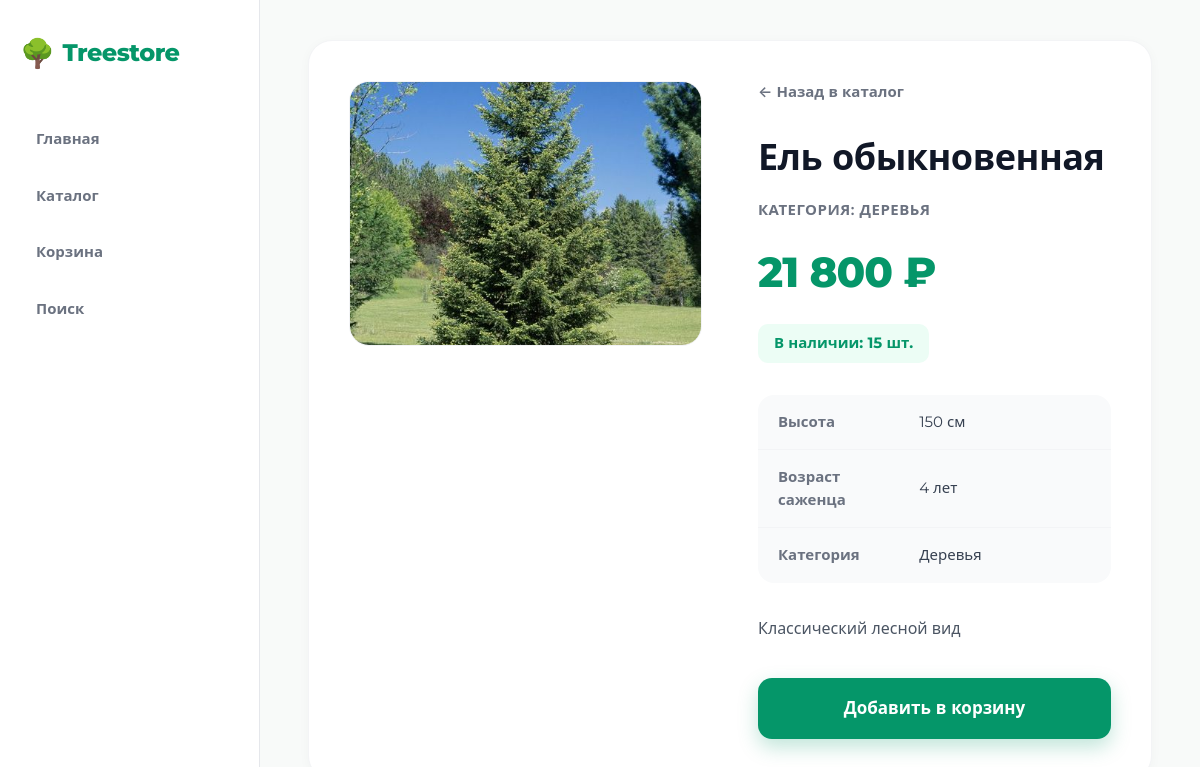
The app's page /product/2, older data.
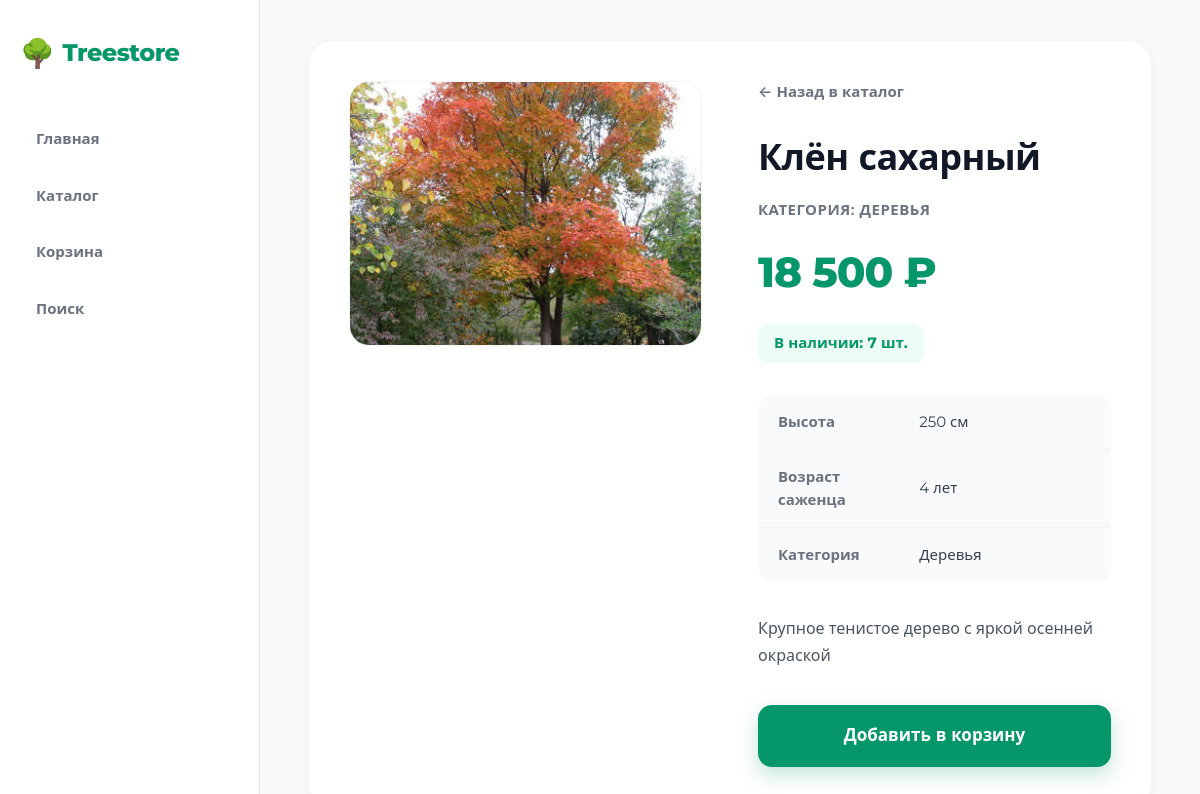
The same page, newer data.
### models.py (models this page shows)
class Product(Base):
    __tablename__ = "products"
    id: Mapped[int] = mapped_column(primary_key=True)
    category_id: Mapped[int] = mapped_column(ForeignKey("categories.id"))
    name: Mapped[str] = mapped_column(Text)
    slug: Mapped[str] = mapped_column(Text, unique=True)
    description: Mapped[str | None] = mapped_column(Text)
    price: Mapped[Decimal] = mapped_column(Numeric(10, 2))
    stock: Mapped[int] = mapped_column(Integer, default=0)
    height_cm: Mapped[int | None] = mapped_column(Integer)
    age_years: Mapped[int | None] = mapped_column(Integer)
    image_url: Mapped[str | None] = mapped_column(Text)
    is_active: Mapped[bool] = mapped_column(Boolean, default=True)
    created_at: Mapped[datetime] = mapped_column(DateTime, server_default=func.now())
    category: Mapped["Category"] = relationship(back_populates="products")

class Category(Base):
    __tablename__ = "categories"
    id: Mapped[int] = mapped_column(primary_key=True)
    name: Mapped[str] = mapped_column(Text, unique=True)
    slug: Mapped[str] = mapped_column(Text, unique=True)
    description: Mapped[str | None] = mapped_column(Text)
    products: Mapped[list["Product"]] = relationship(back_populates="category")

### main.py (the view)
@app.get("/product/{product_id}")
def product_page(product_id: int, request: Request, db: Session = Depends(get_db)):
    product = db.get(Product, product_id)
    if not product:
        return RedirectResponse("/catalog", status_code=303)
    similar = (db.query(Product)
               .filter(Product.id != product.id, Product.is_active == True)
               .filter(Product.category_id == product.category_id)
               .limit(4).all())
    return templates.TemplateResponse(
        request=request, name="product.html",
        context={"product": product, "similar": similar,
                 "category": db.get(Category, product.category_id)},
    )

### templates/product.html (shortened to what this page needs)
{% extends "base.html" %}
{% block content %}
<div class="product-page">
    <div class="product-gallery">
        {% if product.image_url %}
            <img src="{{ product.image_url }}" alt="{{ product.name }}" class="product-main-img">
        {% else %}
            <img src="/static/image/placeholder.jpg" alt="{{ product.name }}" class="product-main-img">
        {% endif %}
    </div>
    <div class="product-info-block">
        <a href="/catalog" class="back-link">← Назад в каталог</a>
        <h1 class="product-title">{{ product.name }}</h1>
        {% if category %}
            <div class="product-category">Категория: {{ category.name }}</div>
        {% endif %}
        <div class="product-price">
            {{ "{:,.0f}".format(product.price).replace(",", " ") }} ₽
        </div>
        <div class="product-stock {% if product.stock <= 0 %}out{% endif %}">
            {% if product.stock > 0 %}
                В наличии: {{ product.stock }} шт.
            {% else %}
                Нет в наличии
            {% endif %}
        </div>
        {% if product.height_cm or product.age_years %}
        <table class="product-specs">
            {% if product.height_cm %}
                <tr><td>Высота</td><td>{{ product.height_cm }} см</td></tr>
            {% endif %}
            {% if product.age_years %}
                <tr><td>Возраст саженца</td><td>{{ product.age_years }} лет</td></tr>
            {% endif %}
            {% if category %}
                <tr><td>Категория</td><td>{{ category.name }}</td></tr>
            {% endif %}
        </table>
        {% endif %}
        {% if product.description %}
            <p class="product-desc">{{ product.description }}</p>
        {% endif %}
        <a href="/add-to-cart/{{ product.id }}" class="btn-buy-lg">Добавить в корзину</a>
    </div>
</div>
{% endblock %}

### templates/base.html (shortened to what this page needs)
<!DOCTYPE html>
<html lang="ru">
<head>
    <link rel="stylesheet" href="/static/style1.css">
</head>
<body>
    <div class="app">
        <aside class="sidebar">
            <a href="/" class="logo" style="text-decoration: none;">Treestore</a>
            <nav class="menu">
                <a href="/" class="menu-item">Главная</a>
                <a href="/catalog" class="menu-item">Каталог</a>
                <a href="/cart" class="menu-item">Корзина</a>
                <a href="/search" class="menu-item">Поиск</a>
            </nav>
        </aside>
        <main class="main">
            {% block content %}{% endblock %}
        </main>
    </div>
</body>
</html>

### static/style1.css (style rules this page uses)
* { margin: 0; padding: 0; box-sizing: border-box; }
body { font-family: 'Montserrat', system-ui, -apple-system, sans-serif; background: #f8faf9; color: #1f2937; line-height: 1.5; -webkit-font-smoothing: antialiased; }
.app { display: flex; min-height: 100vh; }
.sidebar { width: 260px; background: #ffffff; border-right: 1px solid #e5e7eb; padding: 32px 20px; display: flex; flex-direction: column; position: sticky; top: 0; height: 100vh; }
.logo { font-size: 24px; font-weight: 800; color: #059669; margin-bottom: 40px; letter-spacing: -0.5px; display: flex; align-items: center; gap: 8px; }
.logo::before { content: "🌳"; font-size: 28px; }
.menu { display: flex; flex-direction: column; gap: 6px; flex: 1; }
.menu-item { padding: 14px 16px; color: #6b7280; text-decoration: none; border-radius: 12px; font-size: 15px; font-weight: 600; transition: all 0.2s ease; display: flex; align-items: center; gap: 12px; }
.main { flex: 1; padding: 40px 48px; max-width: 1600px; margin: 0 auto; width: 100%; }
.product-page { display: grid; grid-template-columns: 1fr 1fr; gap: 56px; align-items: start; background: #fff; padding: 40px; border-radius: 24px; box-shadow: 0 2px 12px rgba(0, 0, 0, 0.03); border: 1px solid #f3f4f6; }
.product-gallery { background: #f9fafb; border-radius: 20px; overflow: hidden; aspect-ratio: 4 / 3; display: flex; align-items: center; justify-content: center; border: 1px solid #f3f4f6; }
.product-gallery img { width: 100%; height: 100%; object-fit: cover; display: block; }
.product-info-block { display: flex; flex-direction: column; gap: 20px; }
.product-title { font-size: 36px; font-weight: 800; color: #111827; line-height: 1.2; letter-spacing: -0.5px; }
.product-category { font-size: 15px; color: #6b7280; font-weight: 600; text-transform: uppercase; letter-spacing: 0.5px; }
.product-price { font-size: 42px; font-weight: 800; color: #059669; letter-spacing: -1px; }
.product-stock { font-size: 15px; font-weight: 700; color: #059669; display: inline-flex; align-items: center; gap: 8px; background: #ecfdf5; padding: 8px 16px; border-radius: 10px; width: fit-content; }
.product-specs { width: 100%; border-collapse: collapse; margin: 12px 0; background: #f9fafb; border-radius: 16px; overflow: hidden; }
.product-specs td { padding: 16px 20px; border-bottom: 1px solid #f3f4f6; font-size: 15px; color: #374151; }
.product-specs tr:last-child td { border-bottom: none; }
.product-specs td:first-child { color: #6b7280; width: 40%; font-weight: 600; }
.product-desc { font-size: 16px; line-height: 1.7; color: #4b5563; margin-bottom: 8px; }
.btn-buy-lg { display: block; width: 100%; padding: 18px; background: #059669; color: #fff; border-radius: 14px; font-size: 17px; font-weight: 700; text-align: center; text-decoration: none; transition: all 0.2s; box-shadow: 0 8px 20px rgba(5, 150, 105, 0.25); margin-top: 8px; }
.back-link { font-size: 15px; color: #6b7280; text-decoration: none; margin-bottom: 12px; display: inline-flex; align-items: center; gap: 6px; font-weight: 600; transition: color 0.2s; }

Row changes from the older to the newer data that the page shows:
changed Product: image_url: a different picture; name "Ель обыкновенная" → "Клён сахарный"; price "21 800" → "18 500"; stock "15" → "7"; height_cm "150" → "250"; description "Классический лесной вид" → "Крупное тенистое дерево с яркой осенней окраской"
